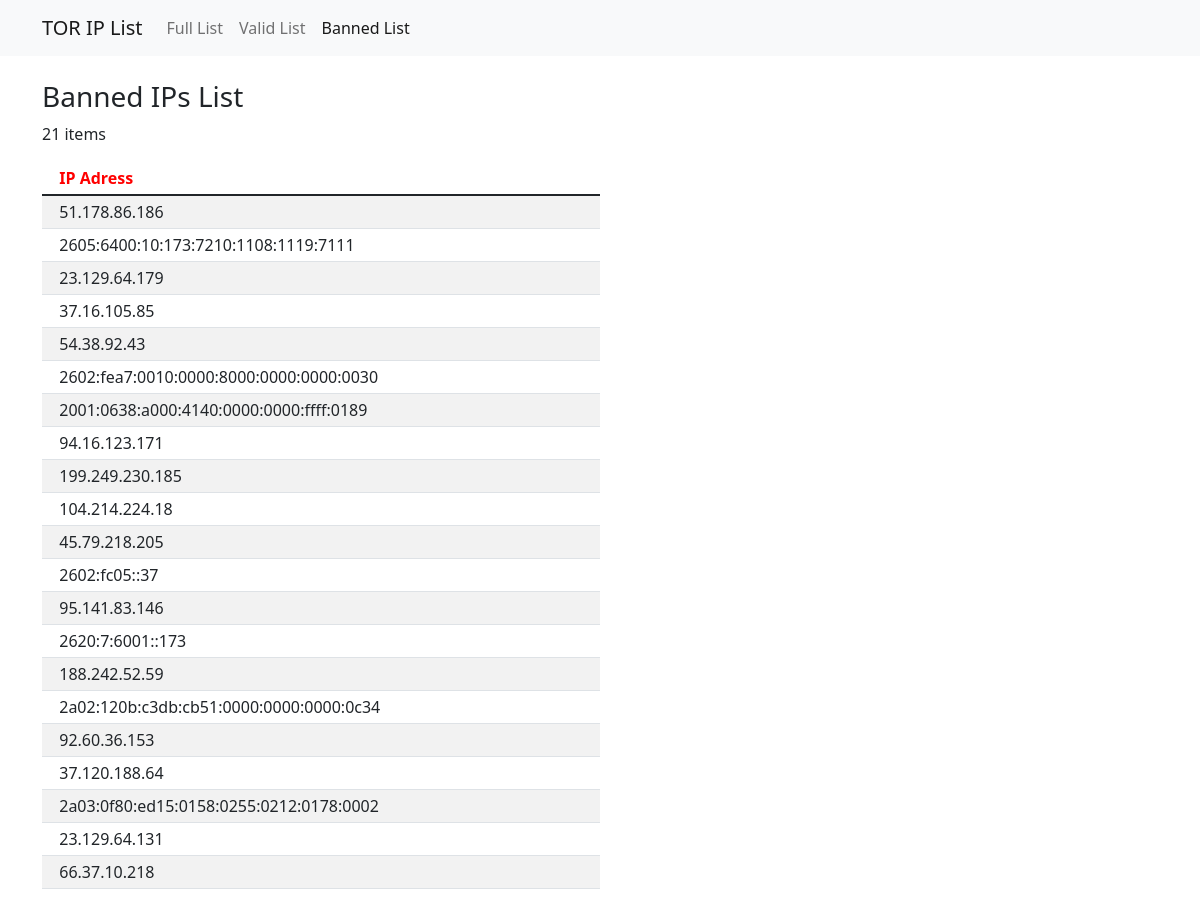
The app's page /bannedList, older data.
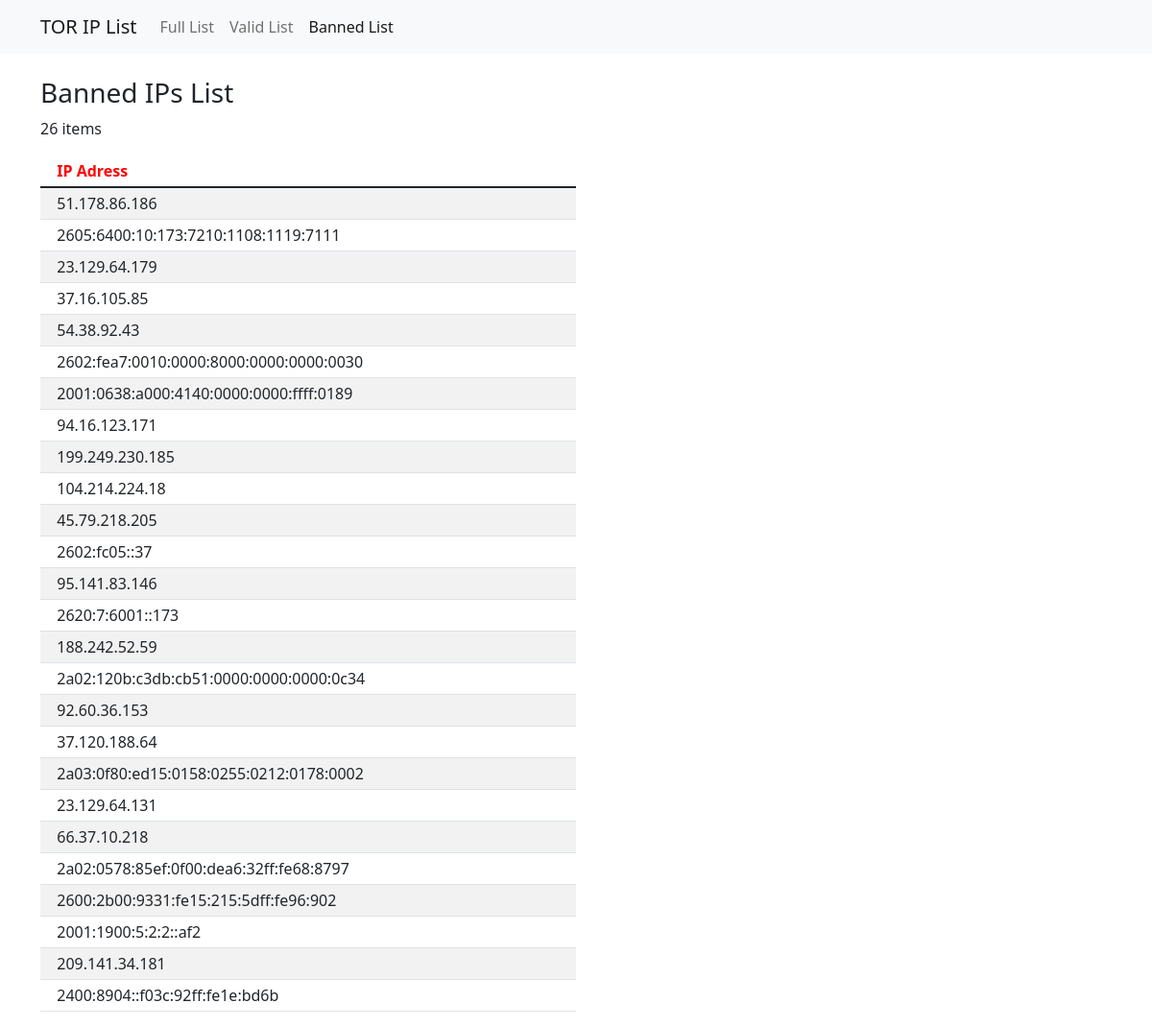
The same page, newer data.
### tables this page shows
CREATE TABLE banned_ip (
                ip_address TEXT PRIMARY KEY
            );

### main.py (the view)
@cross_origin(supports_credentials=True)
@app.get('/bannedList')
def BannedList():
    resp = server_getBannedList()
    if request.is_json:
        resp = make_response(jsonify(resp))
        resp.headers['Access-Control-Allow-Origin'] = '*'
        return resp
    else:
        return render_template('bannedList.html', len = len(resp), ips = resp)

### src/app_server.py (called while the page is built)
def server_getBannedList():
    return db_GetList('banned')

### src/database/ipDB.py (called while the page is built)
def db_connect_to_db():
    conn = sl.connect('src/database/ips_tor.db')
    return conn

def db_GetList(query_type):
    db_SetDB()
    conn = db_connect_to_db()
    c = conn.cursor()
    if(query_type == 'banned'):
        data = c.execute(query_banned)
    elif(query_type == 'full'):
        data = c.execute(query_full)
    ret = []
    for row in data:
        ret.append(row[0])
    conn.close()
    return ret

def db_verifDB():
    conn = db_connect_to_db()
    c = conn.cursor()
    data = c.execute(sql_verif)
    if (data.fetchone()[0]==1):
        conn.close()
        return True
    else:
        conn.close()
        return False

def db_SetDB():
    if not db_verifDB():
        print("Generating Database...")
        db_createBannedTable()
        db_CreateFullListTable()

### templates/bannedList.html
{% extends 'base.html' %}
{% set active_page = "BannedList" %}
{% block content %}
<h3>Banned IPs List</h3>
<p>{{len}} items</p>
<table class="table table-striped table-sm" style="width: 50%;">
    <thead>
        <tr style="color: red; ">
            <th scope="col"></th>
            <th scope="col">IP Adress</th>
        </tr>
    </thead>
    <tbody>
        {%for i in range(0, len)%}
        <tr>
            <td></td>
            <td>{{ips[i]}}</td>
        </tr>
        {%endfor%}
    </tbody>
</table>
{% endblock %}

Row changes from the older to the newer data that the page shows:
added banned_ip: ip_address "2a02:0578:85ef:0f00:dea6:32ff:fe68:8797"
added banned_ip: ip_address "2600:2b00:9331:fe15:215:5dff:fe96:902"
added banned_ip: ip_address "2001:1900:5:2:2::af2"
added banned_ip: ip_address "209.141.34.181"
added banned_ip: ip_address "2400:8904::f03c:92ff:fe1e:bd6b"
Text that changed along with them:
{{ len }}: "21" → "26"
